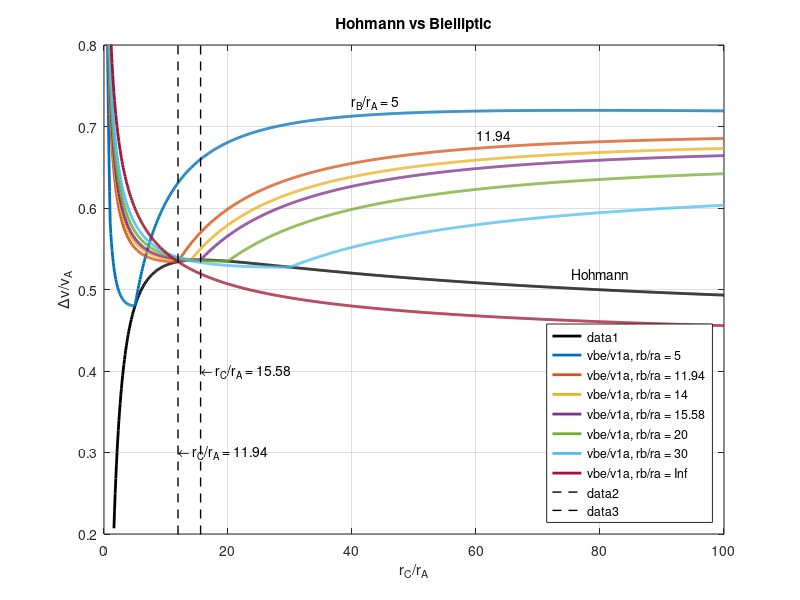

The MATLAB script that drew this image:
clc;
% Given values
ra = 7000; % periapsis radius (km)
mu = 398600; % gravitational parameter of Earth (km^3/s^2)

% Define range of rc/ra values
rc_ra_values = linspace(0, 100, 1000); % adjust the range as needed

% Define different rb/ra ratios
rb_ra_ratios = [5, 11.94, 14, 15.58, 20, 30, inf]; % adjust as needed

% Initialize arrays to store vbe/v1a and vh/v1a values for each rb/ra ratio
vbe_v1a_values_all = zeros(numel(rb_ra_ratios), numel(rc_ra_values));


% Calculate vh/v1a and vbe/v1a for each rb/ra ratio and rc/ra value
for j = 1:numel(rb_ra_ratios)
    % Initialize array to store vbe/v1a values for current ratio
    vbe_v1a_values = zeros(size(rc_ra_values));
    
    % Calculate vbe/v1a for each rc/ra value
    for i = 1:numel(rc_ra_values)
        % Calculate rb and rc using rb/ra and rc/ra ratios
        rb = rb_ra_ratios(j) * ra;
        rc = rc_ra_values(i) * ra;

        % Calculate vbe using the given formula
        vbe = (abs(sqrt((2*mu)/ra - mu/((ra+rb)/2)) - sqrt(mu/ra)) + ...
              abs(sqrt((2*mu)/rb - mu/((rb+rc)/2)) - sqrt((2*mu)/rb - mu/((ra+rb)/2)))) + ...
              abs(sqrt((2*mu)/rc - mu/((rb+rc)/2)) - sqrt(mu/rc));

        % Calculate v1a using the given formula
        v1a = sqrt(mu/ra);

        % Calculate vbe/v1a ratio
        vbe_v1a_values(i) = vbe / v1a;
    end
    
    % Store vbe/v1a values for current ratio
    vbe_v1a_values_all(j, :) = vbe_v1a_values;

end


vh_v1a_values = zeros(size(rc_ra_values));
filtered_rc_ra_values = [];

% Calculate vh/v1a for each rc/ra value and filter values >= 0.2 and rc/ra >= 1.59
for i = 1:numel(rc_ra_values)
    % Calculate vh using the given formula
    vh = (abs(sqrt((2*mu)/ra - mu/((ra+rc_ra_values(i)*ra)/2)) - sqrt(mu/ra)) + ...
          abs(sqrt(mu/(rc_ra_values(i)*ra)) - sqrt((2*mu)/(rc_ra_values(i)*ra) - mu/((ra+rc_ra_values(i)*ra)/2))));
    
    % Calculate v1a using the given formula
    v1a = sqrt(mu/ra);
    
    % Calculate vh/v1a ratio
    vh_v1a_ratio = vh / v1a;
    
    % Check if vh/v1a ratio is >= 0.2 and rc/ra is >= 1.59
    if vh_v1a_ratio >= 0.1 && rc_ra_values(i) >= 1.59
        vh_v1a_values(i) = vh_v1a_ratio;
        filtered_rc_ra_values = [filtered_rc_ra_values, rc_ra_values(i)];
    end
end

% Plot vh/v1a vs rc/ra for filtered values
figure;
plot(filtered_rc_ra_values, vh_v1a_values(vh_v1a_values >= 0.1), 'k-', 'LineWidth', 2);
xlabel('r_C/r_A');
ylabel('\Deltav/v_A');
title('Hohmann vs Bielliptic');
legend('Location', 'southeast');
grid on;
xlim([0,100]);
ylim([0.2,0.8]);

hold on

for j = 1:numel(rb_ra_ratios)
    plot(rc_ra_values, vbe_v1a_values_all(j, :), '-', 'LineWidth', 2, 'DisplayName', sprintf('vbe/v1a, rb/ra = %d', rb_ra_ratios(j)));
end
hold off;

txt = {'r_B/r_A = 5'};
text(40,0.73,txt);

txt2 = {'11.94'};
text(60,0.69,txt2);

txt3 = {'Hohmann'};
text(80,0.52,txt3,"HorizontalAlignment","center");

y_stop = 15.5964; % Set the y value where the line will stop
line([15.58, 15.58], [0, y_stop],'Color', 'k', 'LineStyle', '--','LineWidth',1);
txt5 = {'\leftarrow r_C/r_A = 15.58'};
text(15.7,.4,txt5);

y_stop = 11.94; % Set the y value where the line will stop
line([11.94, 11.94], [0, y_stop],'Color', 'k', 'LineStyle', '--','LineWidth',1);
txt7 = {'\leftarrow r_C/r_A = 11.94'};
text(12,.3,txt7);